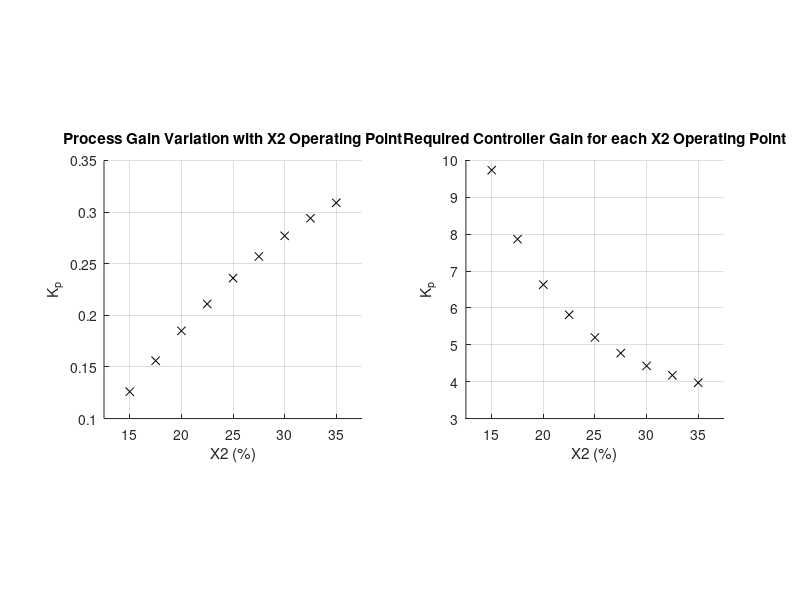

The MATLAB script that drew this image:
X2 = 15:2.5:35;

Kp = fliplr([0.309, 0.294, 0.277, 0.257, 0.236, 0.211, 0.185, 0.156, 0.126]);

Kc = (0.257*4.774)./Kp;

figure()

sp1 = subplot(1, 2, 1)
sp2 = subplot(1, 2, 2)

scatter(sp1, X2, Kp, 'x', 'MarkerEdgeColor', 'k')
xlabel(sp1, 'X2 (%)')
ylabel(sp1, 'K_p')
title(sp1, 'Process Gain Variation with X2 Operating Point')
grid(sp1, 'on')
axis(sp1, 'square')

scatter(sp2, X2, Kc, 'x', 'MarkerEdgeColor', 'k')
xlabel(sp2, 'X2 (%)')
ylabel(sp2, 'K_p')
title('Required Controller Gain for each X2 Operating Point')
grid(sp2, 'on')
axis(sp2, 'square')
hold on
xlim(sp1, [12.5, 37.5])
xlim(sp2, [12.5, 37.5])


% REG1 = 1:3
% REG2 = 3:6
% REG3 = 6:9
% 
% [p, S] = polyfit(X2(REG1), Kc(REG1), 1);
% y1 = polyval(p, X2(REG1))
% 
% plot(X2(REG1), y1, 'Color', 'b')